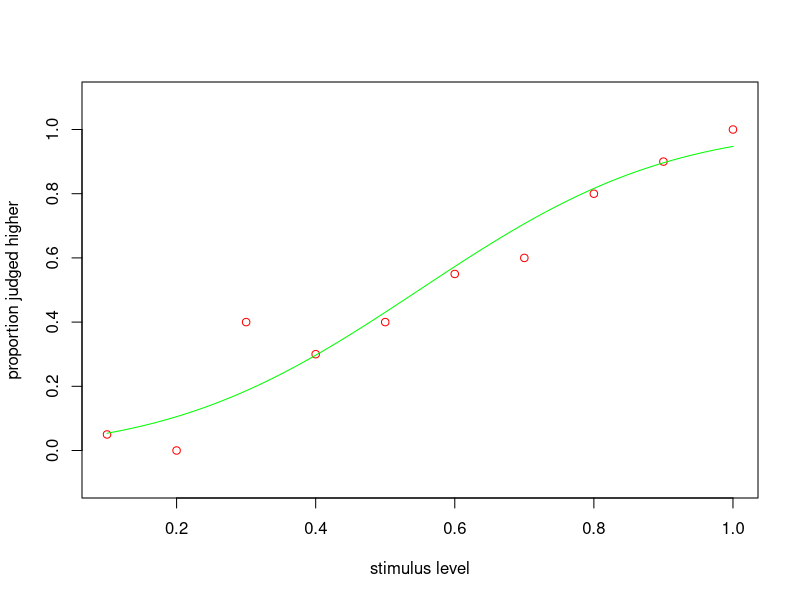
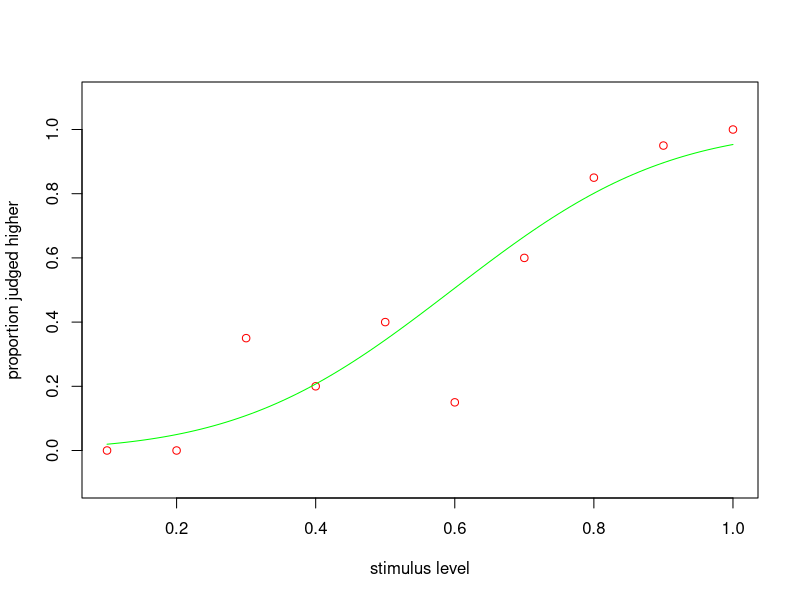
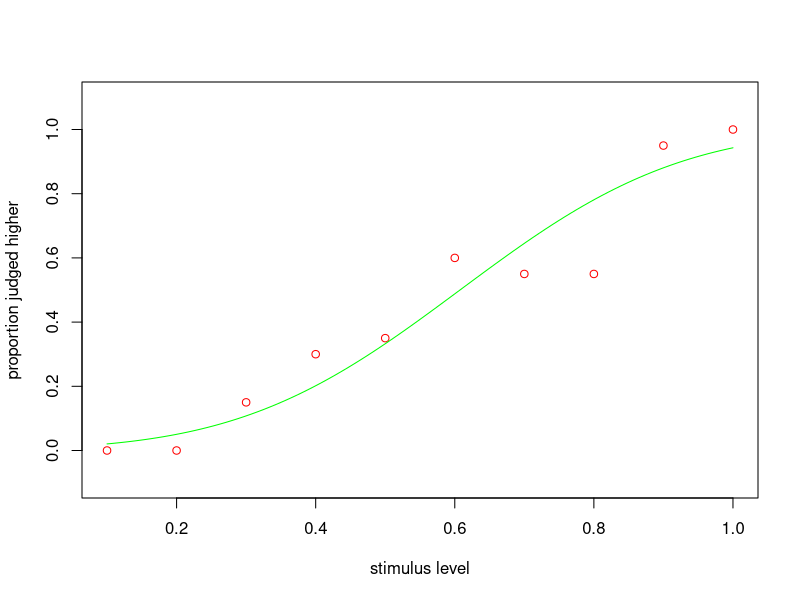
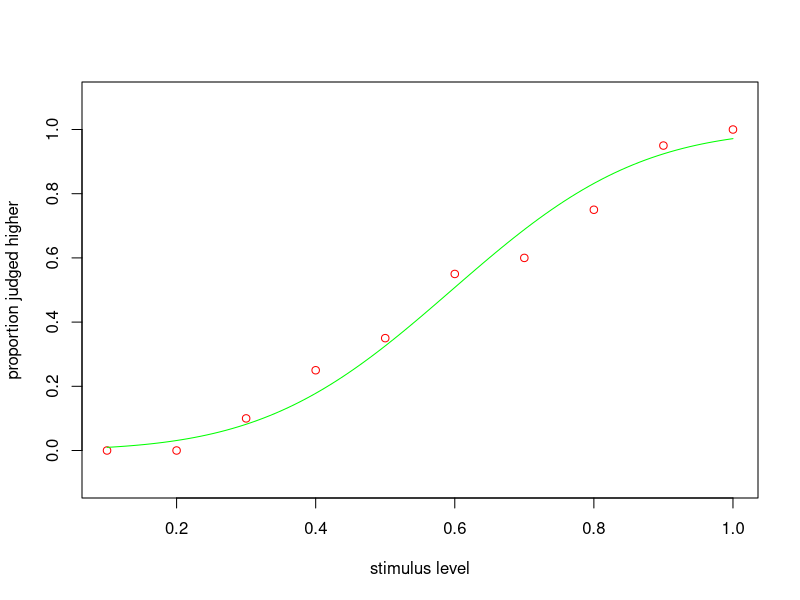
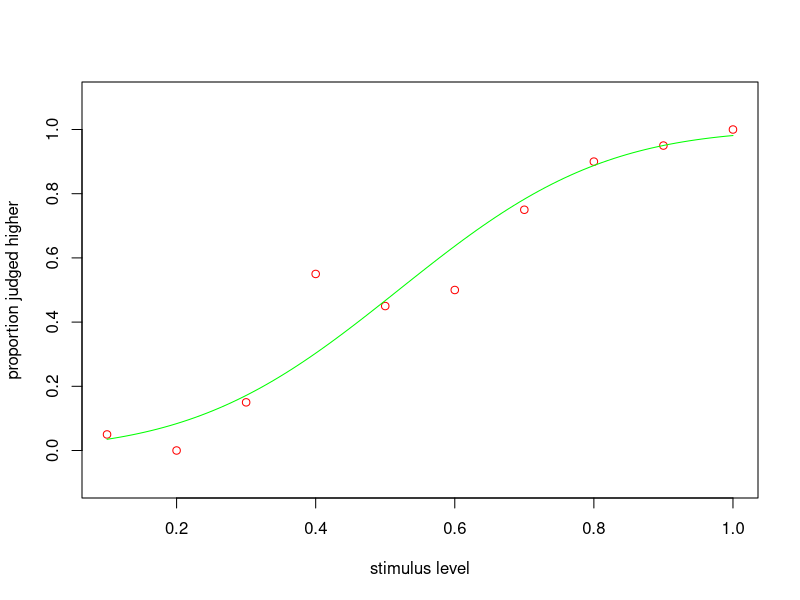
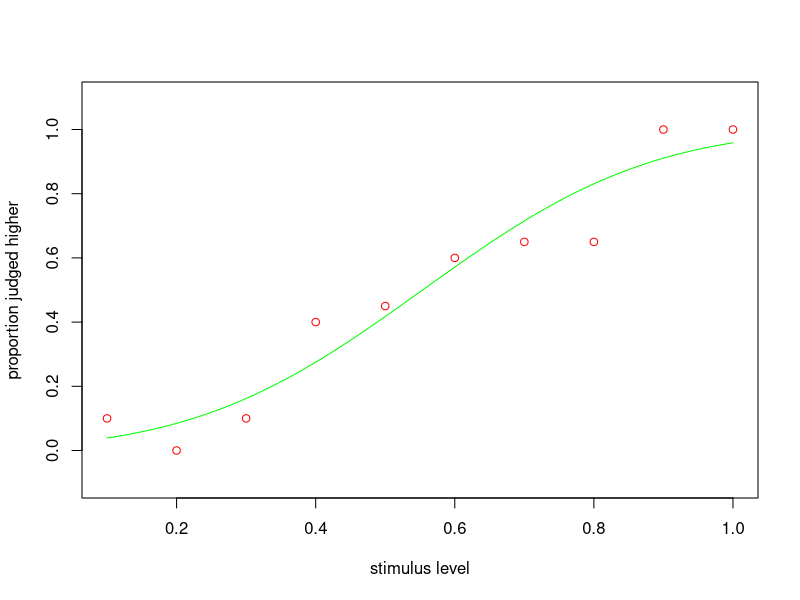
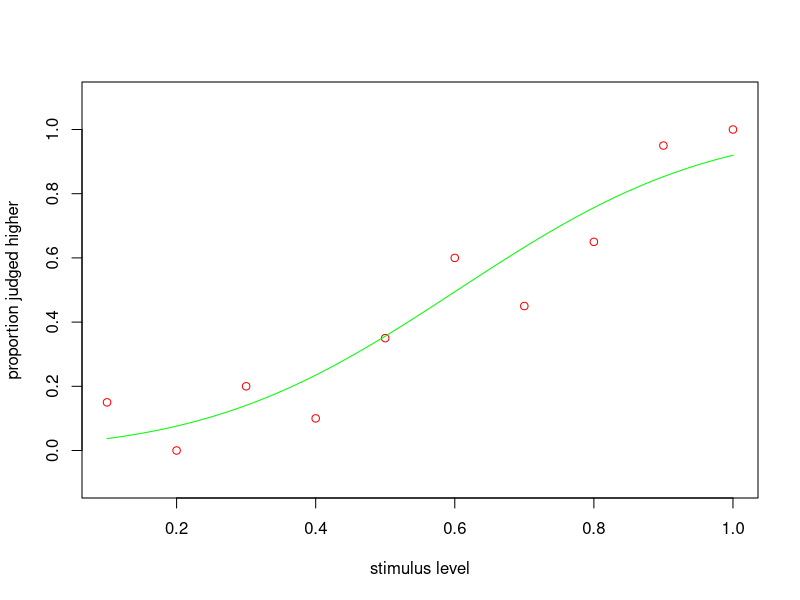
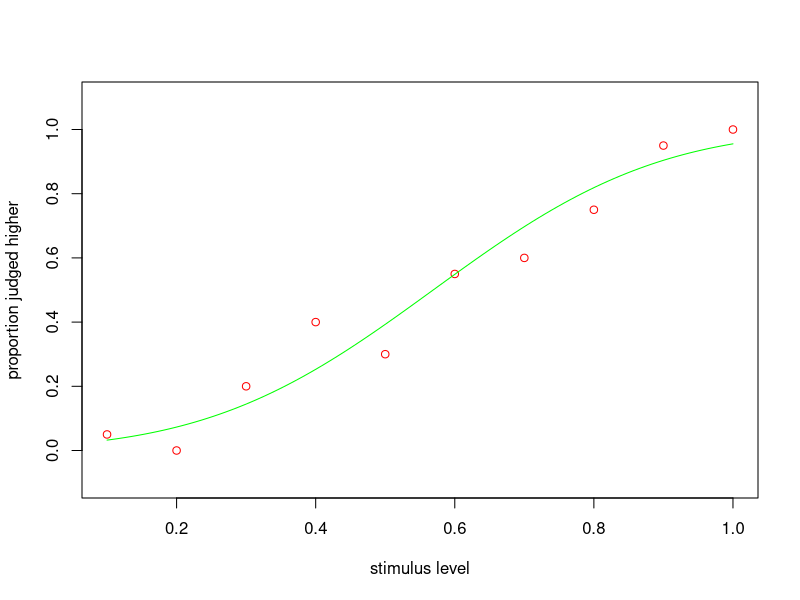

Reproduce these figures in R, in order.
# bootstrap1.R  Bootstrap the parameters of a fitted function

rm( list=ls() )

# make up some behavioural data for a discrimination task
df <- data.frame( stimlev=seq( 0.1, 1.0, by=0.1 ),                  # stimulus levels
                  ntrials=rep( 20, times=10 ),                      # number of trials at each stimulus level
                  nhigher=c( 1, 0, 4, 5, 8, 10, 12, 14, 19, 20 ) )  # number of trials where the observer responded "higher"
df$phigher <- df$nhigher / df$ntrials                               # 'nhigher' expressed as a proportion

# choose the form of the psychometric function
psyfn <- function( x, mu, sigma )
    pnorm( x, mu, sigma )

# define a maximum likelihood objective function
obj <- function( p, data )
    -sum(log( dbinom( data$nhigher, data$ntrials, psyfn( data$stimlev, p[1], p[2] ) ) ))

# initialize bootstrap info
nboot <- 1000
phatstar <- matrix( nrow=nboot+1, ncol=2 )

# bootstrap
for( i in 1:(nboot+1) ) {
    
    # resample data
    dfstar <- df
    if( i>1 ) {
        dfstar$nhigher <- rbinom( nrow(df), df$ntrials, df$phigher )
        dfstar$phigher <- dfstar$nhigher / dfstar$ntrials
    }
    
    # find the parameters that minimize the objective function
    pinit <- c( 0.5, 0.2 )                       # initial guess
    m <- optim( pinit, obj, NULL, data=dfstar )  # find parameters of best fit
    phatstar[i,] <- m$par
    
    # report the fit
    cat( sprintf('pse = %.4f, jnd = %.4f\n',phatstar[i,1],phatstar[i,2] ) )
    
    # occasionally plot resampled data and fitted function
    if( i %% 50 == 0 ) {
        with( dfstar, plot( stimlev, phigher, col='red', ylim=c(-0.1,1.1), xlab='stimulus level', ylab='proportion judged higher' ) )
        curve( psyfn( x, phatstar[i,1], phatstar[i,2] ), col='green', add=TRUE )
        Sys.sleep(0.1)
    }
    
}

# histogram bootstrapped PSEs
hist( phatstar[-1,1], main='bootstrapped PSEs' )
abline( v=phatstar[1,1], col='red' )

# report maximum likelihood fit and bootstrapped 95% confidence interval
pse_ml <- phatstar[1,1]
pse_sd <- sd( phatstar[-1,1] )
cat( sprintf('\npse = %.4f +- %.4f\n\n',pse_ml,1.96*pse_sd) )

# or find the 95% confidence interval nonparametrically
cint <- quantile( phatstar[-1,1], c(0.025,0.975) )
cat( sprintf('pse = %.4f, 95%% confidence interval = (%.4f, %.4f)\n\n',pse_ml,cint[1],cint[2]) )
abline( v=cint, col='green' )


# also see R's 'boot' package to do bootstrapping in a more prepackaged way
